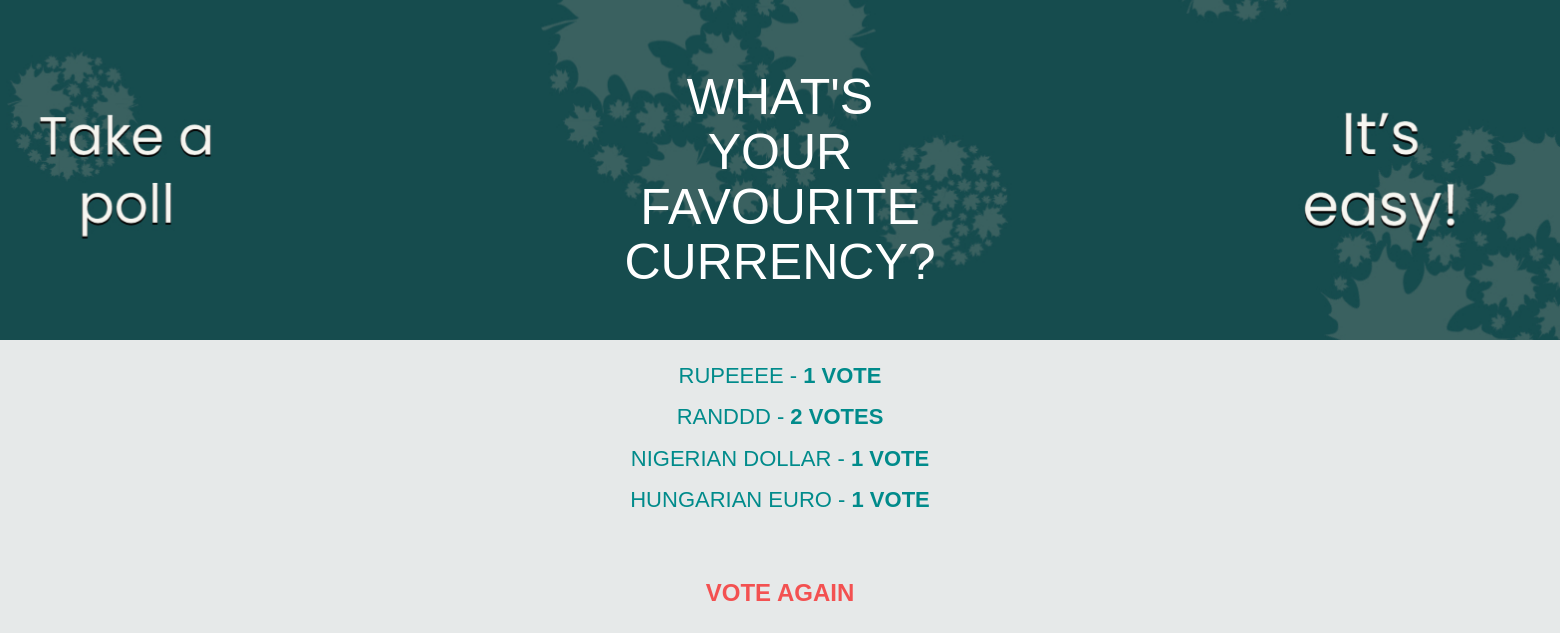
Page /polls/4/4/results/ on the committed database.
### polls/models.py (models this page shows, shortened)
class Question(models.Model):
    category = models.ForeignKey(Category, on_delete=models.CASCADE)
    question_text = models.CharField(max_length=200)
    pub_date = models.DateTimeField('date published')
    def was_published_recently(self):
        now = timezone.now()
        return now - datetime.timedelta(days=1) <= self.pub_date <= now
    was_published_recently.admin_order_field = 'pub_date'
    was_published_recently.boolean = True
    was_published_recently.short_description = 'Published recently?'

class Choice(models.Model):
    question = models.ForeignKey(Question, on_delete=models.CASCADE)
    choice_text = models.CharField(max_length=200)
    votes = models.IntegerField(default=0)

### polls/views.py (the view)
# urls.py: path('<int:category_id>/<int:question_id>/results/', views.results, name='results'),
def results(request, category_id, question_id):
    question = get_object_or_404(Question, pk=question_id)
    context = {
        'question': question,
        'category_id': category_id,
        }
    return render(request, 'polls/results.html', context)

### polls/templates/polls/results.html (shortened to what this page needs)
{% load static %}
<link rel="stylesheet" href="//maxcdn.bootstrapcdn.com/bootstrap/3.2.0/css/bootstrap.min.css">
<link rel="stylesheet" href="//maxcdn.bootstrapcdn.com/bootstrap/3.2.0/css/bootstrap-theme.min.css">
<link rel="stylesheet" type="text/css" href="{% static 'polls/style.css' %}" />
<div class="content_container">
  <h1>{{ question.question_text }}</h1>
  <div class ="result">
  <ul>
    {% for choice in question.choice_set.all %}
    <li>
      {{ choice.choice_text }} -<b> {{ choice.votes }}
      vote{{choice.votes|pluralize }}</b>
    </li>
    {% endfor %}
  </ul>
  </div>
  <a class="vote_again" href="{% url 'polls:category' %}"
    >Vote again</a>
</div>

### polls/static/polls/style.css (style rules this page uses)
.content_container { position: relative; display: flex; flex-direction: column; align-items: center; justify-content: center; font-family: 'Raleway', sans-serif; }
h1 { text-align: center; text-transform: uppercase; color: rgb(255, 255, 255); font-size: 50px; margin-top: -30px; margin-bottom: 50px; background-color: #3ad695; padding: 100px 800px 50px 800px; background-position: center; background-size: cover; background-image: url("images/final.jpg"); min-height: 70%; }
ul { list-style-type: none; padding-inline-start: 0; margin-top: -40px; text-align: center; }
li { margin: 10px; font-family: 'Raleway', sans-serif; }
a.vote_again { text-decoration: none; text-transform: uppercase; font-family: 'Raleway', sans-serif; font-weight: 600; font-size: 24px; color: rgb(243, 81, 81); }
.result { color: darkcyan; text-transform: uppercase; text-decoration: none; font-weight: 500; font-size: 22px; margin-bottom: 50px; }

### rows in the picture
Question: question_text "WHAT'S YOUR FAVOURITE CURRENCY?"
Choice: choice_text "RUPEEEE", votes "1"
Choice: choice_text "RANDDD", votes "2"
Choice: choice_text "NIGERIAN DOLLAR", votes "1"
Choice: choice_text "HUNGARIAN EURO", votes "1"
